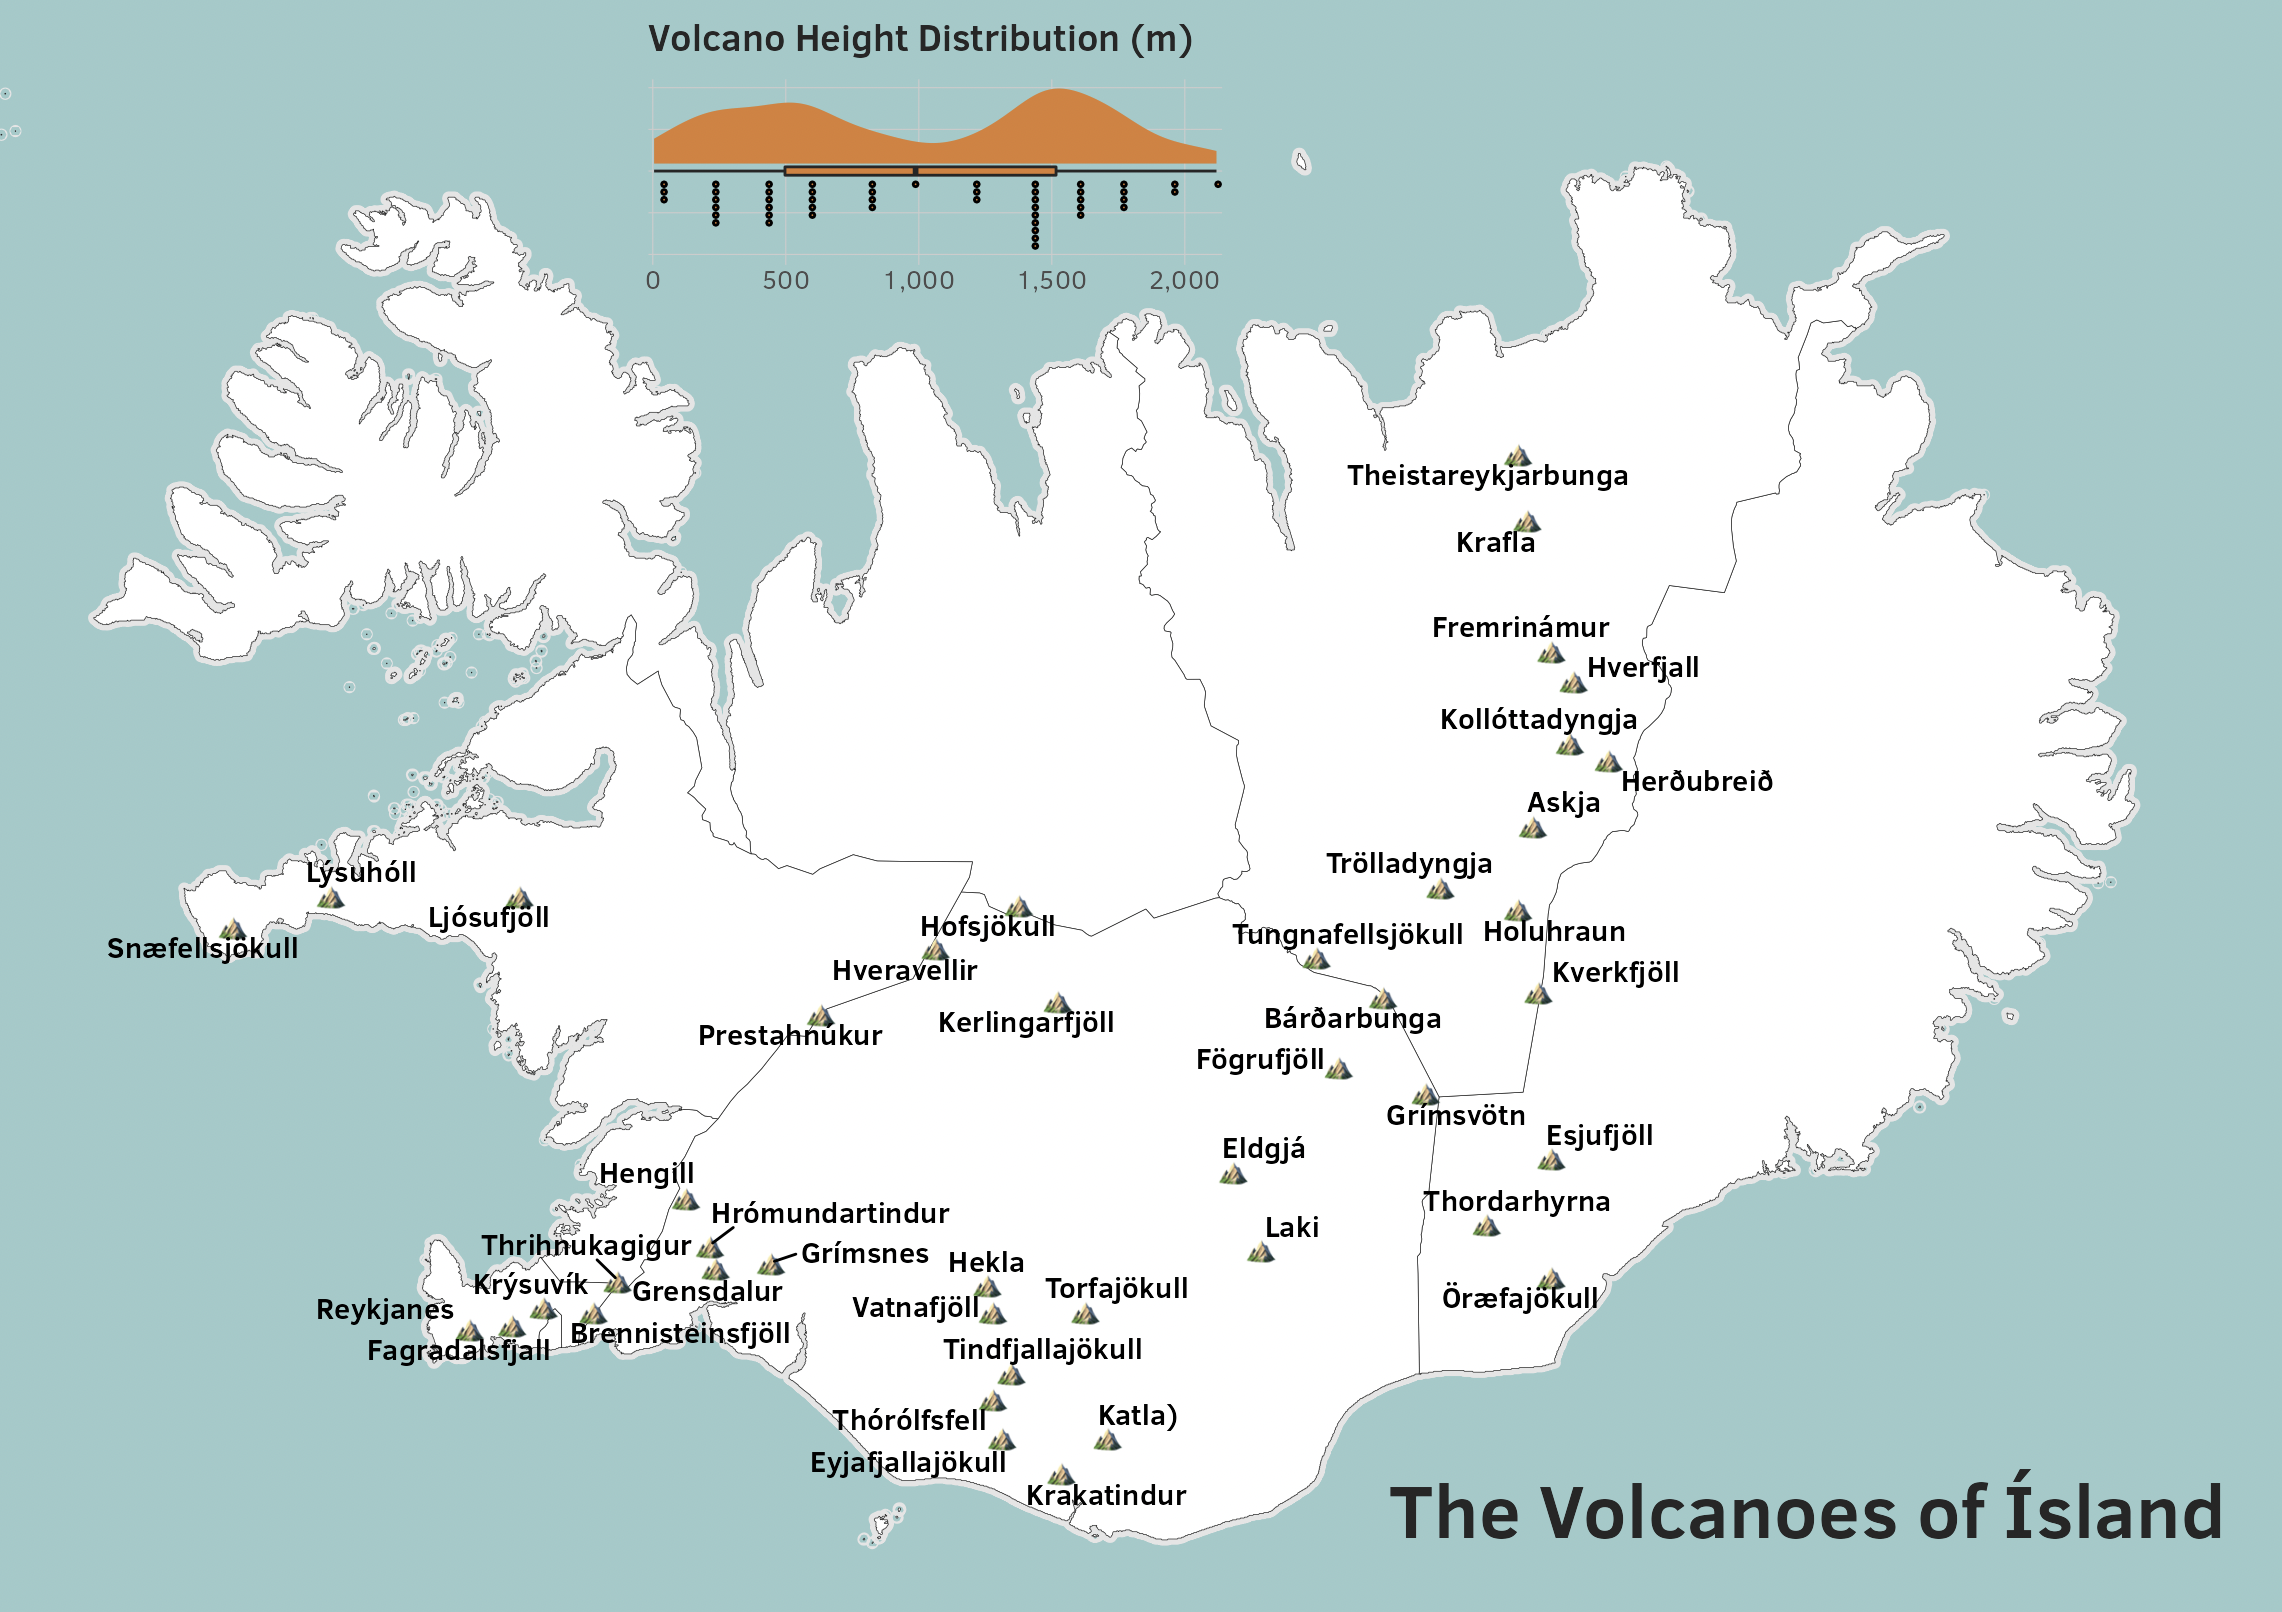

The script that drew this image:
library(sf)
library(rvest)
library(ggdist)
library(hrbragg) # remotes::install_github("hrbrmstr/hrbragg") # or use another theme
library(ggsflabel) # remotes::install_github("yutannihilation/ggsflabel")
library(tidyverse)

# this uses the R native pipe, so if folks are on older R versions, swap that out
# for the {magrittr} pipe.

# Ísland shapefile
# https://geodata.lib.berkeley.edu/download/file/stanford-dq155fd3935-shapefile.zip
ice <- st_read("./stanford-dq155fd3935-shapefile/dq155fd3935.shp")

# Ísland volcano geo information
# https://kmlexport.toolforge.org/?article=List_of_volcanoes_in_Iceland
vol <- st_read("doc.kml")

# Ísland volcano height info
pg <- read_html("https://en.wikipedia.org/wiki/List_of_volcanoes_in_Iceland") 

html_table(pg)[[2]] |> 
  select(name=Name, elev=2) |> 
  filter(elev != "(m)") |> 
  mutate(
    elev = as.numeric(stri_replace_all_regex(elev, "[^[:digit:]]", ""))
  ) |> 
  filter(elev > 0) -> height

# make the raincloud distribution chart

ggplot(
  data = height,
  aes(elev)
) +
  stat_halfeye(
    adjust = 0.5,
    justification = -0.1,
    .width = 0,
    point_colour = NA,
    fill = "#db7f33"
  ) +
  geom_boxplot(
    width = 0.1,
    fill = "#db7f33"
  ) +
  stat_dots(
    side = "bottom",
    justification = 1.125,
    dotsize = 1/6,
    fill = "#db7f33",
    stroke = 0.125,
    color = "black"
  ) +
  scale_x_comma(
  ) +
  scale_y_continuous(
    expand = c(0, 0, 0, 0)
  ) +
  labs(
    x = NULL, y = NULL,
    title = "Volcano Height Distribution (m)"
  ) +
  theme_cs(grid="XY", plot_title_size = 14) +
  theme(
    axis.text.y.left = element_blank(),
    plot.background =  element_rect(fill = "transparent", color = "transparent"),
    panel.background = element_rect(fill = "transparent", color = "transparent")
  ) -> gg

# make the final map
ggplot() +
  geom_sf( # gray base layer for the outline
    data = ice,
    size = 2,
    fill = "white",
    color = "gray90"
  ) +
  geom_sf( # the ísland map
    data = ice,
    size = 0.125,
    fill = "white"
  ) +
  geom_sf_text( # the volcano emoji's (only the ones that are on the raised continent)
    data = vol |> filter(!(Name %in% c("Kolbeinsey", "Reykjaneshryggur", "Helgafell", "Jólnir", "Eldfell", "Surtsey"))),
    aes(label = "⛰")
  ) +
  geom_sf_text_repel( # the volcano names (only the ones that are on the raised continent)
    data = vol |> filter(!(Name %in% c("Kolbeinsey", "Reykjaneshryggur", "Helgafell", "Jólnir", "Eldfell","Surtsey"))),
    aes(
      label = Name
    ),
    family = clear_sans_pkg$bold # if {hrbragg} is not usable, choose a diff font
  ) +
  annotation_custom( # place the raincloud distribution chart
    grob = ggplotGrob(gg2),
    xmin = -22, 
    xmax = -18,
    ymin = 66.06,
    ymax = 67.04
  ) +
  coord_sf( # crop the map and remove the graticules
    xlim = c(-24.5, -13.25),
    ylim = c(63.25, 66.75),
    datum = NA
  ) +
  annotate( # add the "title"
    geom = "text",
    x = -13,
    y = 63.4,
    vjust = 0,
    hjust = 1,
    label = "The Volcanoes of Ísland",
    family = clear_sans_pkg$bold,
    size = 10
  ) +
  labs(
    x = NULL, y = NULL
  ) +
  theme_cs(
    grid = ""
  ) +
  theme(
    panel.background = element_rect( # "ocean blue"
      color = NA, 
      fill = "#9dcaca"
    )
  )
